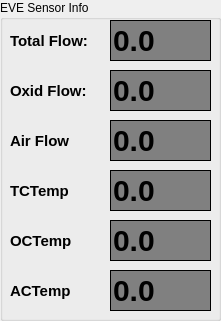
  <widget class="QGroupBox" name="groupBox" >
   <property name="geometry" >
    <rect>
     <x>10</x>
     <y>0</y>
     <width>221</width>
     <height>321</height>
    </rect>
   </property>
   <property name="title" >
    <string>EVE Sensor Info</string>
   </property>
   <widget class="QLabel" name="label_2" >
    <property name="geometry" >
     <rect>
      <x>10</x>
      <y>30</y>
      <width>94</width>
      <height>22</height>
     </rect>
    </property>
    <property name="styleSheet" >
     <string>QLabel
 {
   border-width: 1px;  
   border-color: black;
   font: bold 15px;
 }
</string>
    </property>
    <property name="text" >
     <string>Total Flow:</string>
    </property>
   </widget>
   <widget class="QLabel" name="label" >
    <property name="geometry" >
     <rect>
      <x>-60</x>
      <y>10</y>
      <width>71</width>
      <height>21</height>
     </rect>
    </property>
    <property name="text" >
     <string>Total Flow:</string>
    </property>
   </widget>
   <widget class="QLineEdit" name="IDC_TCTemp" >
    <property name="geometry" >
     <rect>
      <x>110</x>
      <y>170</y>
      <width>101</width>
      <height>41</height>
     </rect>
    </property>
    <property name="styleSheet" >
     <string>QLineEdit
 {
   background-color: gray;
   border-style: outset;
   border-width: 1px;  
   border-color: black;
   font: bold 30px;
   color:  RGB(0, 255, 0);
 }
</string>
    </property>
    <property name="text" >
     <string>0.0</string>
    </property>
   </widget>
   <widget class="QLabel" name="label_5" >
    <property name="geometry" >
     <rect>
      <x>10</x>
      <y>80</y>
      <width>90</width>
      <height>22</height>
     </rect>
    </property>
    <property name="styleSheet" >
     <string>QLabel
 {
   border-width: 1px;  
   border-color: black;
   font: bold 15px;
 }
</string>
    </property>
    <property name="text" >
     <string>Oxid Flow:</string>
    </property>
   </widget>
   <widget class="QLineEdit" name="IDC_OCTemp" >
    <property name="geometry" >
     <rect>
      <x>110</x>
      <y>220</y>
      <width>101</width>
      <height>41</height>
     </rect>
    </property>
    <property name="styleSheet" >
     <string>QLineEdit
 {
   background-color: gray;
   border-style: outset;
   border-width: 1px;  
   border-color: black;
   font: bold 30px;
   color:  RGB(0, 255, 0);
 }
</string>
    </property>
    <property name="text" >
     <string>0.0</string>
    </property>
   </widget>
   <widget class="QLineEdit" name="IDC_AirFlow" >
    <property name="geometry" >
     <rect>
      <x>110</x>
      <y>120</y>
      <width>101</width>
      <height>41</height>
     </rect>
    </property>
    <property name="styleSheet" >
     <string>QLineEdit
 {
   background-color: gray;
   border-style: outset;
   border-width: 1px;  
   border-color: black;
   font: bold 30px;
   color:  RGB(0, 255, 0);
 }
</string>
    </property>
    <property name="text" >
     <string>0.0</string>
    </property>
   </widget>
   <widget class="QLineEdit" name="IDC_OxigFlow" >
    <property name="geometry" >
     <rect>
      <x>110</x>
      <y>70</y>
      <width>101</width>
      <height>41</height>
     </rect>
    </property>
    <property name="styleSheet" >
     <string>QLineEdit
 {
   background-color: gray;
   border-style: outset;
   border-width: 1px;  
   border-color: black;
   font: bold 30px;
   color:  RGB(0, 255, 0);
 }
</string>
    </property>
    <property name="text" >
     <string>0.0</string>
    </property>
   </widget>
   <widget class="QLineEdit" name="IDC_TotalFlow" >
    <property name="geometry" >
     <rect>
      <x>110</x>
      <y>20</y>
      <width>101</width>
      <height>41</height>
     </rect>
    </property>
    <property name="styleSheet" >
     <string>QLineEdit
 {
   background-color: gray;
   border-style: outset;
   border-width: 1px;  
   border-color: black;
   font: bold 30px;
   color:  RGB(0, 255, 0);
 }
</string>
    </property>
    <property name="text" >
     <string>0.0</string>
    </property>
   </widget>
   <widget class="QLineEdit" name="IDC_ACTemp" >
    <property name="geometry" >
     <rect>
      <x>110</x>
      <y>270</y>
      <width>101</width>
      <height>41</height>
     </rect>
    </property>
    <property name="styleSheet" >
     <string>QLineEdit
 {
   background-color: gray;
   border-style: outset;
   border-width: 1px;  
   border-color: black;
   font: bold 30px;
   color:  RGB(0, 255, 0);
 }
</string>
    </property>
    <property name="text" >
     <string>0.0</string>
    </property>
   </widget>
   <widget class="QLabel" name="label_6" >
    <property name="geometry" >
     <rect>
      <x>10</x>
      <y>130</y>
      <width>94</width>
      <height>22</height>
     </rect>
    </property>
    <property name="styleSheet" >
     <string>QLabel
 {
   border-width: 1px;  
   border-color: black;
   font: bold 15px;
 }
</string>
    </property>
    <property name="text" >
     <string>Air Flow</string>
    </property>
   </widget>
   <widget class="QLabel" name="label_7" >
    <property name="geometry" >
     <rect>
      <x>10</x>
      <y>180</y>
      <width>94</width>
      <height>22</height>
     </rect>
    </property>
    <property name="styleSheet" >
     <string>QLabel
 {
   border-width: 1px;  
   border-color: black;
   font: bold 15px;
 }
</string>
    </property>
    <property name="text" >
     <string>TCTemp</string>
    </property>
   </widget>
   <widget class="QLabel" name="label_8" >
    <property name="geometry" >
     <rect>
      <x>10</x>
      <y>230</y>
      <width>94</width>
      <height>22</height>
     </rect>
    </property>
    <property name="styleSheet" >
     <string>QLabel
 {
   border-width: 1px;  
   border-color: black;
   font: bold 15px;
 }
</string>
    </property>
    <property name="text" >
     <string>OCTemp</string>
    </property>
   </widget>
   <widget class="QLabel" name="label_9" >
    <property name="geometry" >
     <rect>
      <x>10</x>
      <y>280</y>
      <width>94</width>
      <height>22</height>
     </rect>
    </property>
    <property name="styleSheet" >
     <string>QLabel
 {
   border-width: 1px;  
   border-color: black;
   font: bold 15px;
 }
</string>
    </property>
    <property name="text" >
     <string>ACTemp</string>
    </property>
   </widget>
  </widget>
